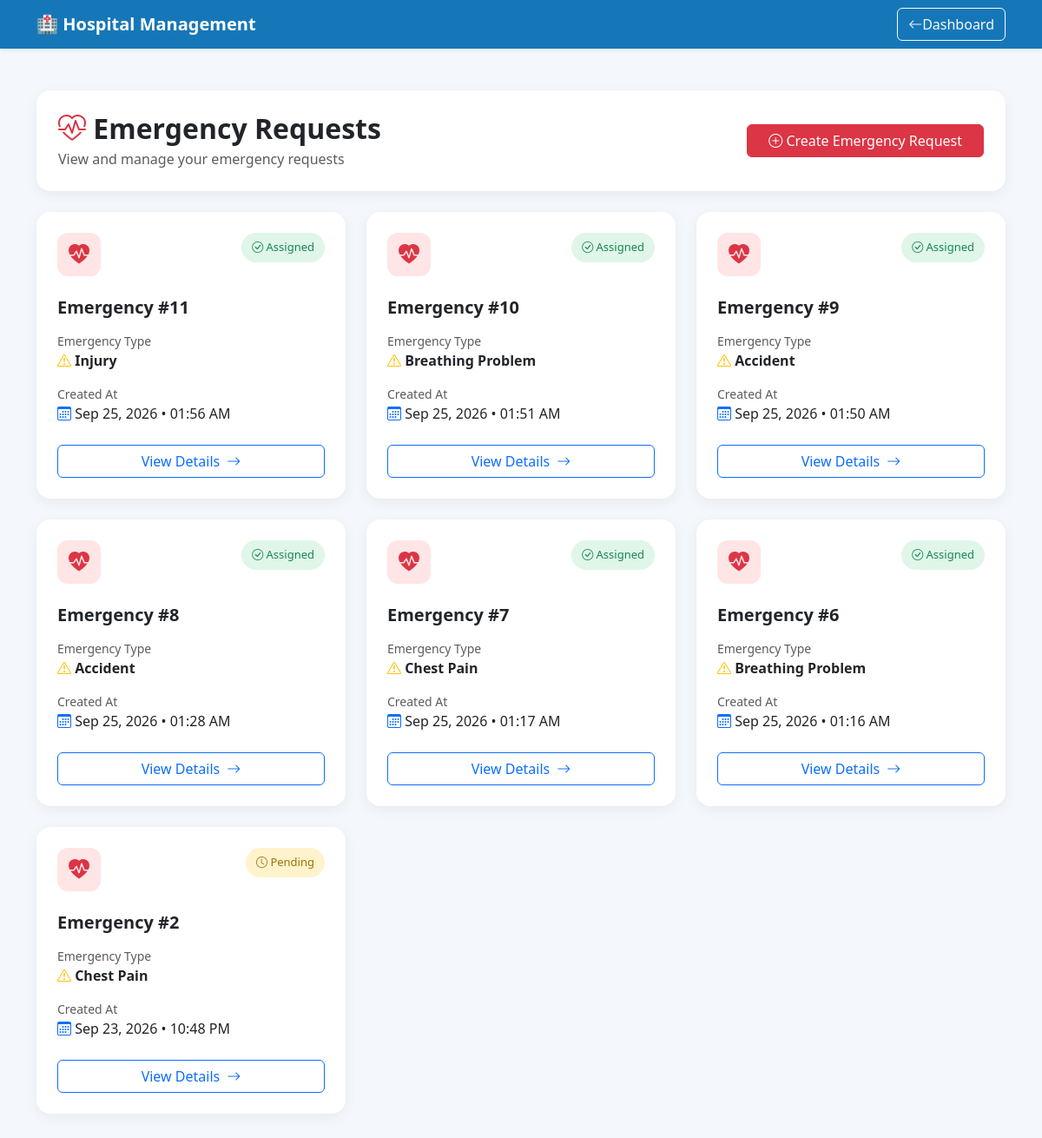
The app's page /emergency/ (signed in) with its own data.
### emergency/models.py (models this page shows, shortened)
class EmergencyRequest(models.Model):
    patient = models.ForeignKey(PatientProfile,related_name='emergency_request',on_delete=models.CASCADE)
    emergency_type = models.CharField(max_length=30,choices=EMERGENCY_TYPE)
    symptoms = models.TextField()
    heart_rate = models.PositiveIntegerField(null=True,blank=True)
    oxygen_level = models.DecimalField(max_digits=5,decimal_places=2,null=True,blank=True)
    temperature = models.DecimalField(max_digits=4,decimal_places=1,null=True,blank=True)
    blood_pressure = models.CharField(max_length=20,blank=True)
    location = models.CharField(max_length=100,blank=True)
    hospital = models.ForeignKey(Hospital,related_name='emergency_requests',on_delete=models.SET_NULL,null=True,blank=True)
    status = models.CharField(max_length=10,choices=STATUS_CHOICES,default='PENDING')
    discharge_date = models.DateTimeField(null=True,blank=True)
    discharge_notes = models.TextField(blank=True)
    is_discharged = models.BooleanField(default=False)
    doctor = models.ForeignKey(DoctorProfile,related_name='emergency_requests',on_delete=models.SET_NULL,null=True,blank=True)
    created_at = models.DateTimeField(auto_now_add=True)
    update_at = models.DateTimeField(auto_now=True)

### emergency/views.py (the view)
# urls.py: path('', views.emergency_list, name='emergency_list'),
@login_required
def emergency_list(request):
    role = request.user.profile.Role
    if role == 'PATIENT':
        patient = get_object_or_404(PatientProfile,user=request.user)
        emergencies = EmergencyRequest.objects.filter(patient=patient).order_by('-created_at')
    elif role == 'DOCTOR':
        doctor = get_object_or_404(DoctorProfile,user=request.user)
        emergencies = EmergencyRequest.objects.filter(doctor=doctor).order_by('-created_at')
    elif role == 'HOSPITAL_ADMIN':
        emergencies = EmergencyRequest.objects.all().order_by('-created_at')
    else:
        return redirect('dashboard')
    return render(request,'emergency/emergency_list.html',{'emergencies':emergencies})

### templates/emergency/emergency_list.html (shortened to what this page needs)
<!DOCTYPE html>
<html lang="en">
<head>
    <link href="https://cdn.jsdelivr.net/npm/bootstrap@5.3.8/dist/css/bootstrap.min.css" rel="stylesheet">
    <link rel="stylesheet" href="https://cdn.jsdelivr.net/npm/bootstrap-icons@1.11.3/font/bootstrap-icons.css">
</head>
<body>
    <nav class="navbar navbar-dark shadow-sm">
        <div class="container">
            <a class="navbar-brand fw-bold" href="{% url 'dashboard' %}">🏥 Hospital Management
            </a>
            <a href="{% url 'dashboard' %}" class="btn btn-outline-light"><i class="bi bi-arrow-left"></i>Dashboard</a>
        </div>
    </nav>
    <div class="container py-5">
        <div class="page-header mb-4">
            <div class="d-flex justify-content-between align-items-center flex-wrap gap-3">
                <div>
                    <h2 class="fw-bold mb-1">
                        <i class="bi bi-heart-pulse text-danger"></i>
                        Emergency Requests
                    </h2>
                    <p class="text-muted mb-0">View and manage your emergency requests
                    </p>
                </div>
                {% if request.user.profile.Role == 'PATIENT' %}
                <a href="{% url 'emergency_create' %}" class="btn btn-danger px-4">
                    <i class="bi bi-plus-circle"></i>
                    Create Emergency Request
                </a>
                {% endif %}
            </div>
        </div>
        {% if emergencies %}
        <div class="row g-4">
            {% for emergency in emergencies %}
            <div class="col-md-6 col-lg-4">
                <div class="card emergency-card">
                    <div class="card-body p-4">
                        <div class="d-flex justify-content-between align-items-start mb-4">
                            <div class="emergency-icon">
                                <i class="bi bi-heart-pulse-fill"></i>
                            </div>
                            {% if emergency.status == 'ASSIGNED' %}
                            <span class="status-badge status-assigned">
                                <i class="bi bi-check-circle"></i>
                                {{ emergency.get_status_display }}
                            </span>
                            {% elif emergency.status == 'PENDING' %}
                            <span class="status-badge status-pending">
                                <i class="bi bi-clock"></i>
                                {{ emergency.get_status_display }}
                            </span>
                            {% elif emergency.status == 'PROCESSING' %}
                            <span class="status-badge status-processing">
                                <i class="bi bi-arrow-repeat"></i>
                                {{ emergency.get_status_display }}
                            </span>
                            {% elif emergency.status == 'COMPLETED' %}
                            <span class="status-badge status-completed">
                                <i class="bi bi-check2-all"></i>
                                {{ emergency.get_status_display }}
                            </span>
                            {% elif emergency.status == 'CANCELLED' %}
                            <span class="status-badge status-cancelled">
                                <i class="bi bi-x-circle"></i>
                                {{ emergency.get_status_display }}
                            </span>
                            {% endif %}
                        </div>
                        <h5 class="fw-bold mb-3">Emergency #{{ emergency.id }}</h5>
                        <div class="mb-3">
                            <small class="text-muted d-block">Emergency Type</small>
                            <span class="fw-semibold">
                                <i class="bi bi-exclamation-triangle text-warning"></i>
                                {{ emergency.get_emergency_type_display }}
                            </span>
                        </div>
                        <div class="mb-4">
                            <small class="text-muted d-block">Created At</small>
                            <span>
                                <i class="bi bi-calendar3 text-primary"></i>
                                {{ emergency.created_at|date:"M d, Y • h:i A" }}
                            </span>
                        </div>
                        <a href="{% url 'emergency_detail' emergency.id %}" class="btn btn-outline-primary w-100">
                            View Details
                            <i class="bi bi-arrow-right ms-1"></i>
                        </a>
                    </div>
                </div>
            </div>
            {% endfor %}
        </div>
        {% endif %}
    </div>
</body>
</html>

### templates/emergency/emergency_list.html (style rules this page uses)
body { background: #f4f7fb; }
.navbar { background: #1677b8; }
.page-header { background: white; border-radius: 16px; padding: 25px; box-shadow: 0 4px 15px rgba(0, 0, 0, 0.06); }
.emergency-card { background: white; border: none; border-radius: 16px; box-shadow: 0 4px 15px rgba(0, 0, 0, 0.06); transition: 0.2s; height: 100%; }
.emergency-icon { width: 50px; height: 50px; border-radius: 12px; background: #ffe5e5; color: #dc3545; display: flex; align-items: center; justify-content: center; font-size: 24px; }
.status-badge { font-size: 13px; padding: 7px 12px; border-radius: 20px; }
.status-assigned { background: #dff6e8; color: #198754; }
.status-pending { background: #fff3cd; color: #997404; }

### records on screen
EmergencyRequest: status "Assigned", id "11", emergency_type "Injury", created_at "Sep 25, 2026 • 01:56 AM"
EmergencyRequest: status "Assigned", id "10", emergency_type "Breathing Problem", created_at "Sep 25, 2026 • 01:51 AM"
EmergencyRequest: status "Assigned", id "9", emergency_type "Accident", created_at "Sep 25, 2026 • 01:50 AM"
EmergencyRequest: status "Assigned", id "8", emergency_type "Accident", created_at "Sep 25, 2026 • 01:28 AM"
EmergencyRequest: status "Assigned", id "7", emergency_type "Chest Pain", created_at "Sep 25, 2026 • 01:17 AM"
EmergencyRequest: status "Assigned", id "6", emergency_type "Breathing Problem", created_at "Sep 25, 2026 • 01:16 AM"
EmergencyRequest: status "Pending", id "2", emergency_type "Chest Pain", created_at "Sep 23, 2026 • 10:48 PM"
